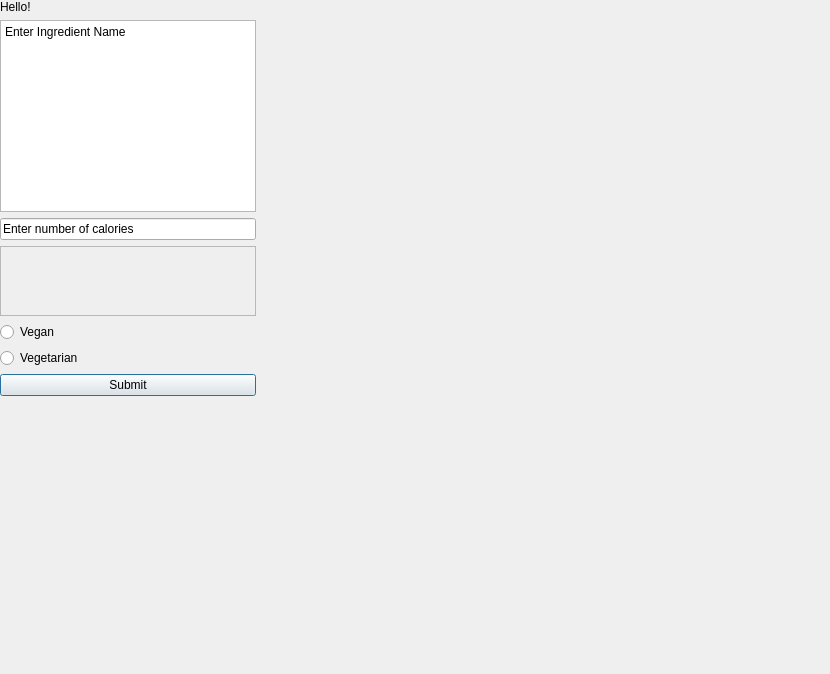
<?xml version="1.0" encoding="UTF-8"?>
<ui version="4.0">
 <class>addingredientwindow</class>
 <widget class="QDialog" name="addingredientwindow">
  <property name="geometry">
   <rect>
    <x>0</x>
    <y>0</y>
    <width>830</width>
    <height>674</height>
   </rect>
  </property>
  <property name="windowTitle">
   <string>Dialog</string>
  </property>
  <widget class="QWidget" name="gridLayoutWidget">
   <property name="geometry">
    <rect>
     <x>0</x>
     <y>0</y>
     <width>301</width>
     <height>343</height>
    </rect>
   </property>
   <layout class="QGridLayout" name="gridLayout">
    <property name="sizeConstraint">
     <enum>QLayout::SetFixedSize</enum>
    </property>
    <item row="6" column="0">
     <widget class="QPushButton" name="pushButton">
      <property name="text">
       <string>Submit</string>
      </property>
     </widget>
    </item>
    <item row="1" column="0">
     <widget class="QPlainTextEdit" name="plainTextEdit">
      <property name="plainText">
       <string>Enter Ingredient Name</string>
      </property>
     </widget>
    </item>
    <item row="4" column="0">
     <widget class="QRadioButton" name="radioButton">
      <property name="text">
       <string>Vegan</string>
      </property>
     </widget>
    </item>
    <item row="2" column="0">
     <widget class="QLineEdit" name="lineEdit">
      <property name="text">
       <string>Enter number of calories</string>
      </property>
     </widget>
    </item>
    <item row="5" column="0">
     <widget class="QRadioButton" name="radioButton_2">
      <property name="text">
       <string>Vegetarian</string>
      </property>
     </widget>
    </item>
    <item row="0" column="0" alignment="Qt::AlignLeft|Qt::AlignTop">
     <widget class="QLabel" name="label">
      <property name="minimumSize">
       <size>
        <width>63</width>
        <height>0</height>
       </size>
      </property>
      <property name="text">
       <string>Hello!</string>
      </property>
     </widget>
    </item>
    <item row="3" column="0">
     <widget class="QScrollArea" name="scrollArea">
      <property name="widgetResizable">
       <bool>true</bool>
      </property>
      <widget class="QWidget" name="scrollAreaWidgetContents">
       <property name="geometry">
        <rect>
         <x>0</x>
         <y>0</y>
         <width>297</width>
         <height>83</height>
        </rect>
       </property>
      </widget>
     </widget>
    </item>
   </layout>
  </widget>
 </widget>
 <resources/>
 <connections/>
</ui>
